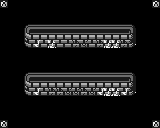

Tiled map render using the project's own tile images. Description and the whole map definition, tile-layer contents included, below:
An orthogonal 20x16 tile map with 8x8 px tiles, 3 tile layers (Background, Collision, Overlap).

<map version="1.0" orientation="orthogonal" renderorder="right-down" width="20" height="16" tilewidth="8" tileheight="8" nextobjectid="1">
 <tileset firstgid="1" name="char_sheet" tilewidth="8" tileheight="8" tilecount="1024" columns="32">
  <image source="../../char_sheet.png" width="256" height="256" />
 </tileset>
 <layer name="Background" width="20" height="16">
  <data encoding="csv">
63,0,0,0,0,0,0,0,0,0,0,0,0,0,0,0,0,0,0,63,
0,0,0,0,0,0,0,0,0,0,0,0,0,0,0,0,0,0,0,0,
0,0,0,0,0,0,0,0,0,0,0,0,0,0,0,0,0,0,0,0,
0,0,0,0,0,0,0,0,0,0,0,0,0,0,0,0,0,0,0,0,
0,0,0,0,0,0,0,0,0,0,0,0,0,0,0,0,0,0,0,0,
0,0,0,0,0,0,0,0,0,0,0,0,0,0,0,0,0,0,0,0,
0,0,0,0,0,0,0,0,0,0,0,0,0,0,0,0,0,0,0,0,
0,0,0,0,0,0,0,0,0,0,0,0,0,0,0,0,0,0,0,0,
0,0,0,0,0,0,0,0,0,0,0,0,0,0,0,0,0,0,0,0,
0,0,0,0,0,0,0,0,0,0,0,0,0,0,0,0,0,0,0,0,
0,0,0,0,0,0,0,0,0,0,0,0,0,0,0,0,0,0,0,0,
0,0,0,0,0,0,0,0,0,0,0,0,0,0,0,0,0,0,0,0,
0,0,0,0,0,0,0,0,0,0,0,0,0,0,0,0,0,0,0,0,
0,0,0,0,0,0,0,0,0,0,0,0,0,0,0,0,0,0,0,0,
0,0,0,0,0,0,0,0,0,0,0,0,0,0,0,0,0,0,0,0,
63,0,0,0,0,0,0,0,0,0,0,0,0,0,0,0,0,0,0,63
</data>
 </layer>
 <layer name="Collision" width="20" height="16">
  <data encoding="csv">
0,0,0,0,0,0,0,0,0,0,0,0,0,0,0,0,0,0,0,0,
0,0,0,0,0,0,0,0,0,0,0,0,0,0,0,0,0,0,0,0,
0,0,0,0,0,0,0,0,0,0,0,0,0,0,0,0,0,0,0,0,
0,0,0,0,0,0,0,0,0,0,0,0,0,0,0,0,0,0,0,0,
0,0,0,94,95,95,95,95,95,95,95,95,95,95,95,95,96,0,0,0,
0,0,0,158,125,159,157,159,159,93,61,159,93,157,157,93,160,0,0,0,
0,0,0,0,0,0,0,0,0,0,0,0,0,0,0,0,0,0,0,0,
0,0,0,0,0,0,0,0,0,0,0,0,0,0,0,0,0,0,0,0,
0,0,0,0,0,0,0,0,0,0,0,0,0,0,0,0,0,0,0,0,
0,0,0,0,0,0,0,0,0,0,0,0,0,0,0,0,0,0,0,0,
0,0,0,94,95,95,95,95,95,95,95,95,95,95,95,95,96,0,0,0,
0,0,0,158,125,159,93,93,61,61,93,61,125,157,157,125,160,0,0,0,
0,0,0,0,0,0,0,0,0,0,0,0,0,0,0,0,0,0,0,0,
0,0,0,0,0,0,0,0,0,0,0,0,0,0,0,0,0,0,0,0,
0,0,0,0,0,0,0,0,0,0,0,0,0,0,0,0,0,0,0,0,
0,0,0,0,0,0,0,0,0,0,0,0,0,0,0,0,0,0,0,0
</data>
 </layer>
 <layer name="Overlap" width="20" height="16">
  <data encoding="csv">
0,0,0,0,0,0,0,0,0,0,0,0,0,0,0,0,0,0,0,0,
0,0,0,0,0,0,0,0,0,0,0,0,0,0,0,0,0,0,0,0,
0,0,0,0,0,0,0,0,0,0,0,0,0,0,0,0,0,0,0,0,
0,0,0,30,31,31,31,31,31,31,31,31,31,31,31,31,32,0,0,0,
0,0,0,0,0,0,0,0,0,0,0,0,0,0,0,0,0,0,0,0,
0,0,0,0,0,0,0,0,0,0,0,0,0,0,0,0,0,0,0,0,
0,0,0,0,0,0,0,0,0,0,0,0,0,0,0,0,0,0,0,0,
0,0,0,0,0,0,0,0,0,0,0,0,0,0,0,0,0,0,0,0,
0,0,0,0,0,0,0,0,0,0,0,0,0,0,0,0,0,0,0,0,
0,0,0,30,31,31,31,31,31,31,31,31,31,31,31,31,32,0,0,0,
0,0,0,0,0,0,0,0,0,0,0,0,0,0,0,0,0,0,0,0,
0,0,0,0,0,0,0,0,0,0,0,0,0,0,0,0,0,0,0,0,
0,0,0,0,0,0,0,0,0,0,0,0,0,0,0,0,0,0,0,0,
0,0,0,0,0,0,0,0,0,0,0,0,0,0,0,0,0,0,0,0,
0,0,0,0,0,0,0,0,0,0,0,0,0,0,0,0,0,0,0,0,
0,0,0,0,0,0,0,0,0,0,0,0,0,0,0,0,0,0,0,0
</data>
 </layer>
</map>